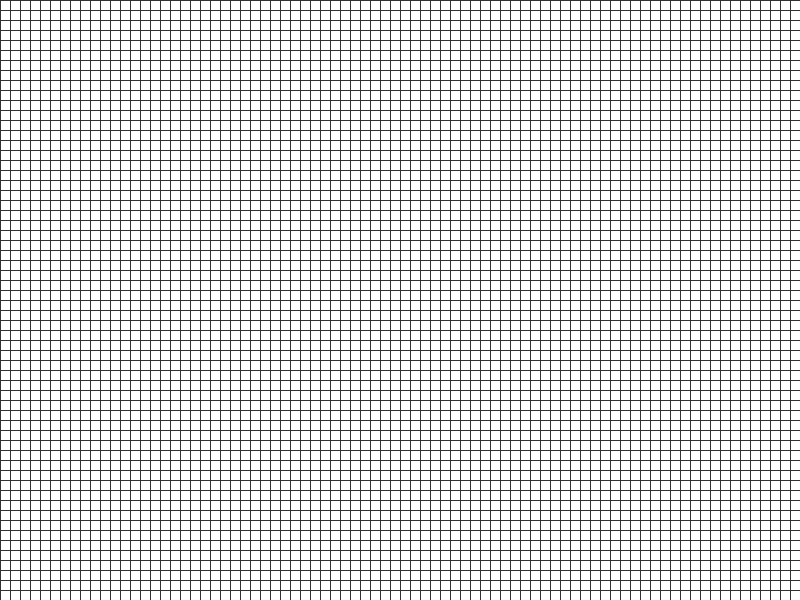
Frame 1 (no input)
Frame 60 (the mouse pressed at the canvas centre just before this capture): identical to frame 1, image omitted
Frame 120 (the mouse held since frame 60 and released just before this capture): identical to frame 1, image omitted

The Processing sketch that drew this single still picture (run headless with seeded random() and noise(); from frame 60 on, the mouse is pressed at the canvas centre):

// Processing sketch: Langton_ant
// ── Langton_ant.pde
int[][] board;
int unit, cols, rows;
ArrayList<Ant> ants;

void setup() {
  size(800,600);
  unit = 10;
  cols = width/unit;
  rows = height/unit;
  board = new int[cols][rows];
  for (int i = 0; i < cols; i++) {
    for (int j = 0; j < rows; j++) {
      board[i][j] = 0;
    }
  }
  ants = new ArrayList<Ant>();
  stroke(50);
  ellipseMode(CENTER);
}

void draw() {
  background(0);
  for (int i = 0; i < cols; i++) {
    for (int j = 0; j < rows; j++) {
      if (board[i][j] == 1) {
        fill(0);
      } else fill(255);
      rect(i*unit,j*unit,unit,unit);
    }
  }
  for (int i = ants.size()-1; i >= 0; i--) {
    Ant a = ants.get(i);
    a.move();
  }
}

void mouseClicked() {
  ants.add(new Ant(new PVector(int(mouseX/unit),int(mouseY/unit))));
}
// ── Ant.pde
class Ant {
  PVector pos;
  int dir; //0=up, 1=right, 2=down, 3=left
  
  Ant(PVector p) {
    pos = p;
    dir = 1;
  }
  
  void move() {
    if (board[int(pos.x)][int(pos.y)] == 0) {
      dir = (dir+1)%4;
      board[int(pos.x)][int(pos.y)] = 1;
    } else {
      if (dir != 0) dir -= 1;
      else dir = 3;
      board[int(pos.x)][int(pos.y)] = 0;
    }
    if (dir == 0)       pos.y += 1;
    else if (dir == 1)  pos.x += 1;
    else if (dir == 2)  pos.y -= 1;
    else                pos.x -= 1;
    
    if (pos.x < 0)           pos.x = cols-1;
    else if (pos.x >= cols)  pos.x = 0;
    else if (pos.y < 0)      pos.y = rows-1;
    else if (pos.y >= rows)  pos.y = 0;
  }
}
